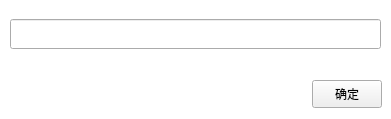
<?xml version="1.0" encoding="UTF-8"?>
<ui version="4.0">
 <class>BackupPasswordDlg</class>
 <widget class="QFrame" name="BackupPasswordDlg">
  <property name="geometry">
   <rect>
    <x>0</x>
    <y>0</y>
    <width>391</width>
    <height>119</height>
   </rect>
  </property>
  <property name="windowTitle">
   <string>BackupPasswordDlg</string>
  </property>
  <property name="styleSheet">
   <string notr="true">QFrame#BackupPasswordDlg
{
	background-color:white;
}</string>
  </property>
  <layout class="QVBoxLayout" name="verticalLayout">
   <property name="spacing">
    <number>0</number>
   </property>
   <property name="margin">
    <number>0</number>
   </property>
   <item>
    <widget class="QFrame" name="frame_1">
     <property name="minimumSize">
      <size>
       <width>0</width>
       <height>69</height>
      </size>
     </property>
     <property name="maximumSize">
      <size>
       <width>16777215</width>
       <height>69</height>
      </size>
     </property>
     <property name="styleSheet">
      <string notr="true">QFrame#frame_1
{
	background-color:white;
}</string>
     </property>
     <layout class="QHBoxLayout" name="horizontalLayout">
      <property name="leftMargin">
       <number>10</number>
      </property>
      <property name="rightMargin">
       <number>10</number>
      </property>
      <item>
       <widget class="QLineEdit" name="edtPassword">
        <property name="maximumSize">
         <size>
          <width>16777215</width>
          <height>30</height>
         </size>
        </property>
       </widget>
      </item>
     </layout>
    </widget>
   </item>
   <item>
    <widget class="QFrame" name="frame_backup">
     <property name="minimumSize">
      <size>
       <width>0</width>
       <height>50</height>
      </size>
     </property>
     <property name="maximumSize">
      <size>
       <width>16777215</width>
       <height>50</height>
      </size>
     </property>
     <property name="styleSheet">
      <string notr="true">QFrame#frame_backup
{
	background-color:white;
}</string>
     </property>
     <layout class="QHBoxLayout" name="horizontalLayout_2">
      <property name="leftMargin">
       <number>9</number>
      </property>
      <property name="topMargin">
       <number>0</number>
      </property>
      <property name="rightMargin">
       <number>9</number>
      </property>
      <property name="bottomMargin">
       <number>0</number>
      </property>
      <item>
       <spacer name="horizontalSpacer">
        <property name="orientation">
         <enum>Qt::Horizontal</enum>
        </property>
        <property name="sizeHint" stdset="0">
         <size>
          <width>40</width>
          <height>20</height>
         </size>
        </property>
       </spacer>
      </item>
      <item>
       <widget class="QPushButton" name="btnOK">
        <property name="minimumSize">
         <size>
          <width>70</width>
          <height>28</height>
         </size>
        </property>
        <property name="maximumSize">
         <size>
          <width>70</width>
          <height>28</height>
         </size>
        </property>
        <property name="text">
         <string>确定</string>
        </property>
       </widget>
      </item>
     </layout>
    </widget>
   </item>
  </layout>
 </widget>
 <layoutdefault spacing="6" margin="11"/>
 <resources/>
 <connections/>
</ui>
